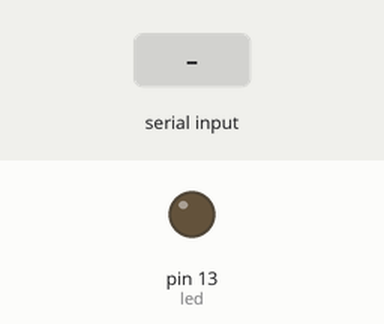
Bench run of a sketch on a simulated Arduino Uno, built with avr-gcc and run on an emulated ATmega328P. On the bench: output pins drawn as LEDs (lit = HIGH). The test bench sets the inputs (shaded band). What the sketch prints to the serial monitor is not drawn.

Above: at 1.2 s.
1.3 s: "1" received over Serial
At 2.4 s:
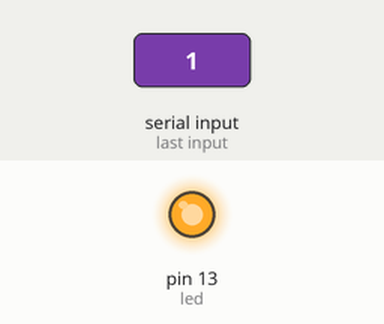
2.8 s: "0" received over Serial
At 3.5 s:
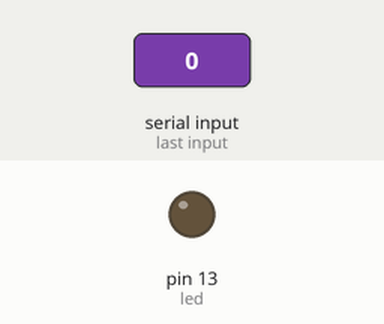
Timing chart, 0 to 5.8 s (numbered marks = the images above; inputs shaded):
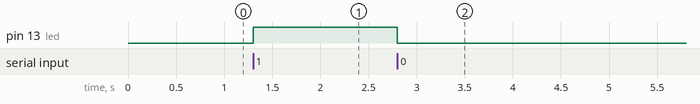

The sketch:

serial_coursera.ino
```cpp
// open serial monitor
// press 1 to turn on built in led
// press 0 to turn led off


int led = 13;
void setup() {
Serial.begin(9600);
pinMode(led, OUTPUT);
Serial.print(" press 1 to turn led ON and press 0 to turn OFF");
digitalWrite(led,LOW);
}

void loop() {
  // put your main code here, to run repeatedly:
   while (Serial.available() > 0 ){

  int input = Serial.read();
// i used incomingByte == 49 because when i introduce "1" from
// keyboard, arduino save that ONE on ascii so is 49
// if we read from serial like char so we can use 1 or 0 directly
    if (input == '1'){
  // Serial.print("in while == 49");
        digitalWrite(led,HIGH);
        }

     if (input == '0'){
         digitalWrite(led,LOW);
        }


   delay(1);
   }
 }
```

Measured:
- after the input at 1.3 s, pin 13 (led): LOW → HIGH at once
- after the input at 2.8 s, pin 13 (led): HIGH → LOW at once
